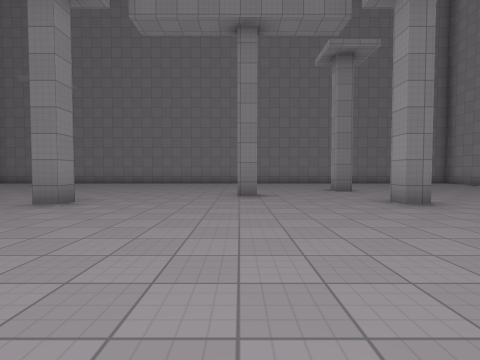
[1] (above)

16 first-person views from a walk through a 3-D level made in the Godot game engine. The camera is 1.3 m above the floor, tilts 2° down and sees 85° across. Doors that lead somewhere are drawn open, without their leaves. The floor is counted in squares, 2 m on a side. Each view is taken from the middle of a square. On the plan, view 1 faces up. The plan holds only what a view shows up to about 9 squares ahead; the rest is blank. The place goes on beyond the plan. Characters and animated objects are not drawn. Surface patterns are stand-ins for the level's own textures.

[2]
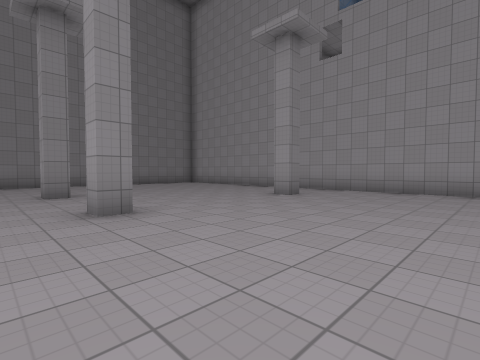

[3]
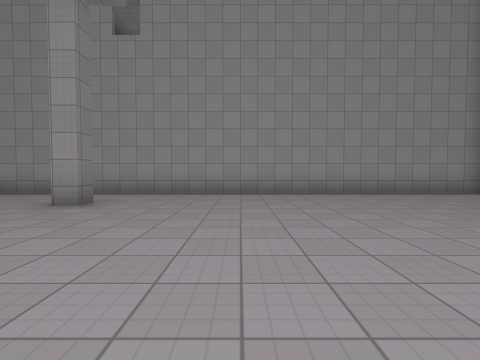

[4]
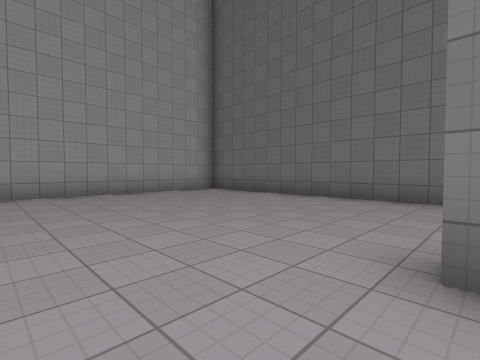

[5]
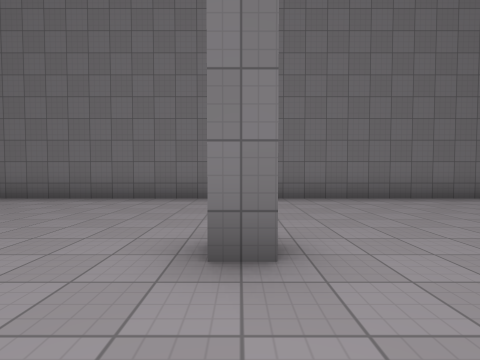

[6]
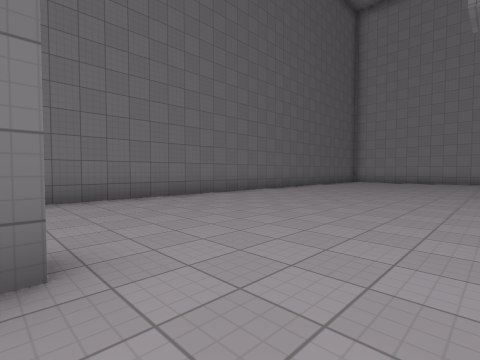

[7]
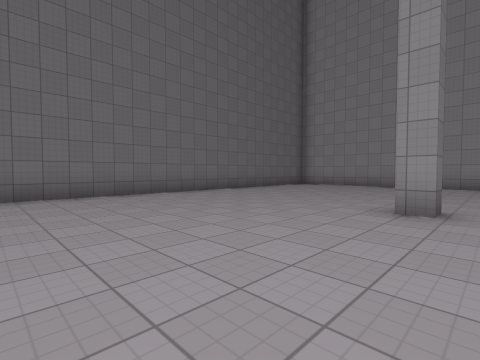

[8]
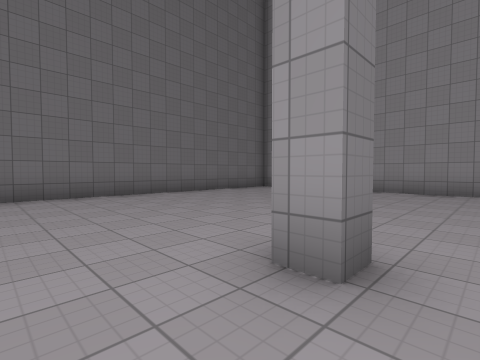

[9]
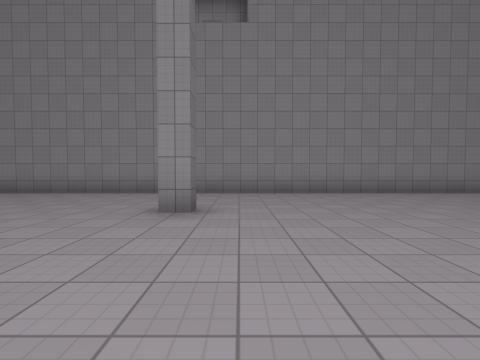

[10]
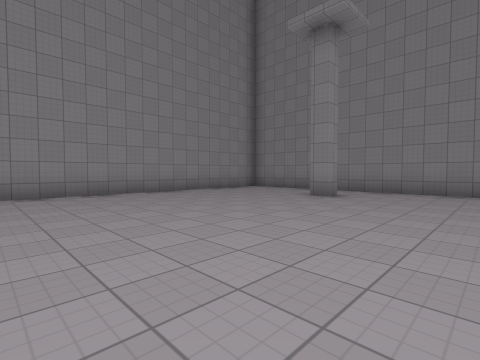

[11]
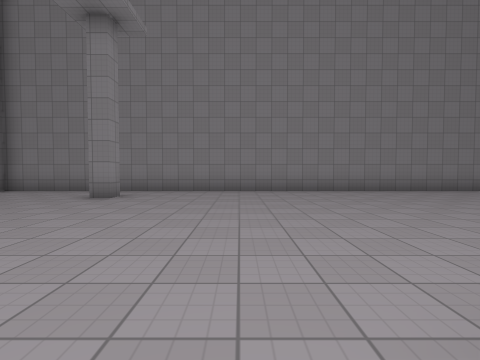

[12]
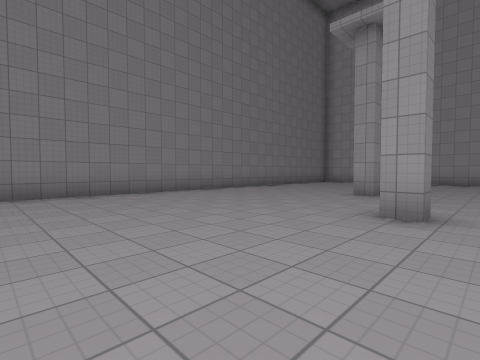

[13]
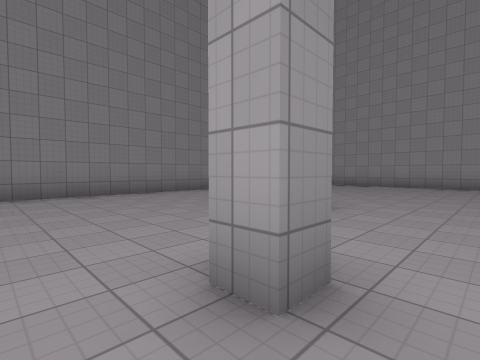

[14]
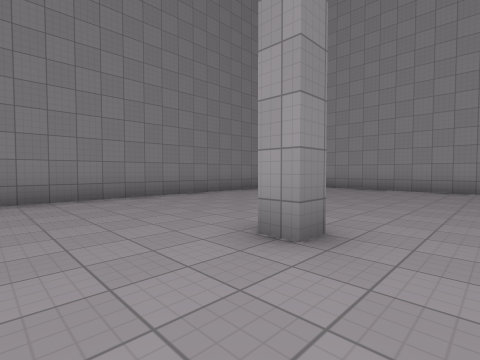

[15]
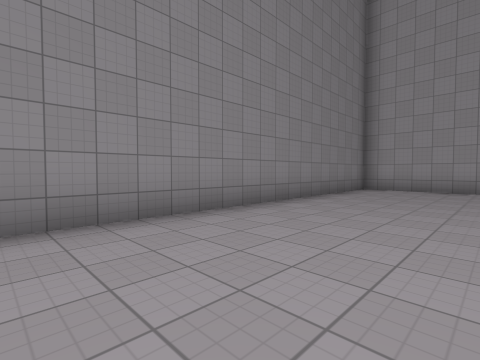

[16]
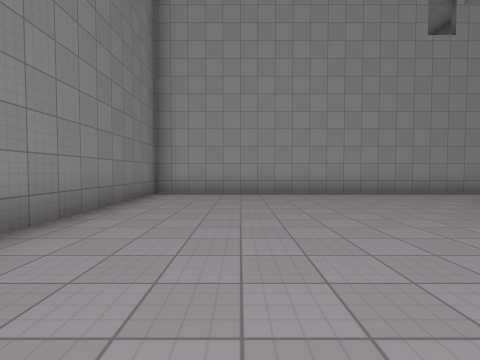

### Floor plan
Points are (right, up) in squares from view 1. A wall is a line through its corners. A room is listed if a view was taken in it or the views show most of it. See-through windows are left out.
Room 1 (views 1, 2, 3, 4, 5, 6, 7, 8, 9, 10, 11, 12, 13, 14, 15, 16)
walls: (-3.5, 5.6) (-3.5, 5) (-4, 5); (0.5, 6.7) (-0.1, 6.7) (-0.1, 7.2); (3.8, 5) (3.1, 5) (3.1, 5.6); (-6, 1.4) (-5.5, 1.4) (-5.5, 0.8); (2.6, -0.9) (3.2, -0.9); (3.6, 8.3) (3.1, 8.3) (3.1, 8.9); (-9.6, 3.2) (-9, 3.2) (-9, 2.6); (8.5, 5) (7.9, 5) (7.9, 5.6); (3.8, -5.1) (9.6, -5.1); (-8.1, 11.8) (-8.1, 11.2) (-8.6, 11.2); (-9.6, -5.1) (2.1, -5.1); (-12.6, 11) (-12.6, -3); (10.6, -5) (10.6, 13.4) (-12.6, 13.4)
ways out: open door at (11, 5.5)

Where each view was taken, in squares from view 1:
view 1: 0 up, 0 right, facing up
view 2: 1 up, 2 right, facing up-right
view 3: 2 up, 3 right, facing right
view 4: 1 up, 3 right, facing down-right
view 5: 1 up, 3 right, facing down
view 6: 1 up, 3 right, facing down-left
view 7: 2 up, 1 left, facing down-left
view 8: 2 up, 4 left, facing down-left
view 9: 4 up, 5 left, facing left
view 10: 5 up, 5 left, facing up-left
view 11: 5 up, 5 left, facing up
view 12: 6 up, 4 left, facing up-right
view 13: 6 up, 1 left, facing up-right
view 14: 7 up, 1 right, facing up-right
view 15: 10 up, 1 right, facing up-right
view 16: 11 up, 3 right, facing right
